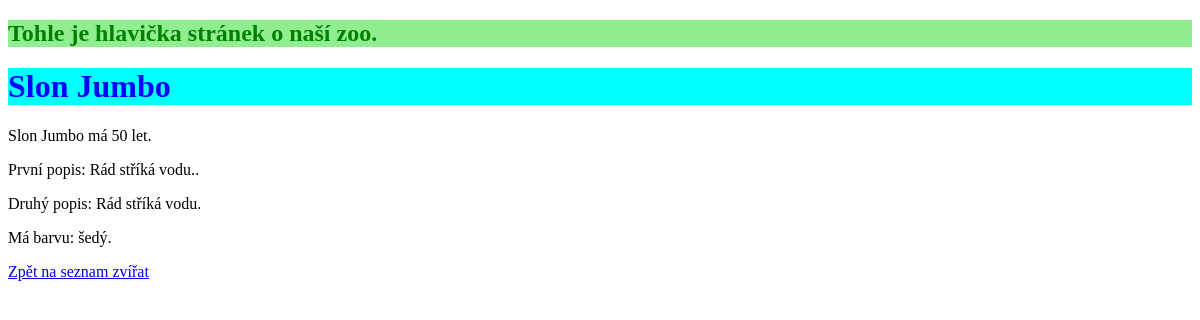
/informace/1/, run on the app's committed database.
### informace/models.py (models this page shows, shortened)
class Zvire(models.Model):
    jmeno = models.CharField(max_length=30)
    druh = models.CharField(max_length=30)
    vek = models.IntegerField()
    popis = models.CharField(max_length=200)
    barva = models.CharField(max_length=30, null=True)
    pavilon = models.ForeignKey(Pavilon, on_delete = models.PROTECT, null=True)
    class Meta:
        verbose_name_plural = "Zvirata"
        ordering = ("jmeno", "-id")

### informace/views.py (the view)
# urls.py: path("<int:id>/", views.o_zvireti, name="zvire"),
def o_zvireti(request, id):
    zvire = get_object_or_404(Zvire, pk=id)
    popis = zvire.popis.rstrip(".")
    return render(request, "informace/zvire.html", {
        "zvire": zvire,
        "nadpis": f"{zvire.druh.lower()} {zvire.jmeno.title()}",
        "popis": popis
    })

### informace/templates/informace/zvire.html (shortened to what this page needs)
{% extends "base.html" %}
{% load static %}
{% block css %}
<link rel="stylesheet" href="{% static "informace/style.css" %}">
{% endblock %}
{% block hlavni %}
<div>
    <h1>{{ nadpis|capfirst }}</h1>
    <p>{{ nadpis|capfirst }} má {{ zvire.vek }} let.</p>
    <p>První popis: {{ zvire.popis }}.</p>
    <p>Druhý popis: {{ popis }}.</p>
    <p>Má barvu: {{ zvire.barva }}.</p>
</div>
<a href="{% url 'seznam_zvirat' %}">Zpět na seznam zvířat</a>
{% endblock hlavni %}

### informace/static/informace/style.css (style rules this page uses)
h1 { color: blue; background-color: aqua; }

### data on the page
Zvire: vek "50", popis "Rád stříká vodu.", barva "šedý"

### other printed values
{{ nadpis|capfirst }} "Slon Jumbo"
{{ popis }} "Rád stříká vodu"
